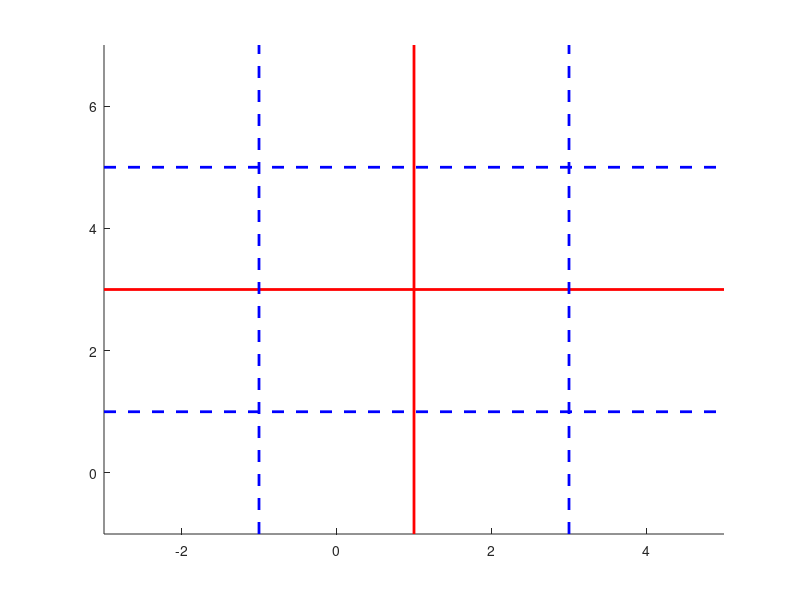

The MATLAB source for this figure: (Note: this script raises an error after producing the figure.)
clear all
close all

R = 2;

xw = 1;
yw = 3;

figure
hold on

xlim([xw-2*R,xw+2*R])
ylim([yw-2*R,yw+2*R])

plot([xw xw],ylim(gca),'Color','r','LineWidth',2)
plot(xlim(gca),[yw,yw],'Color','r','LineWidth',2)

plot([xw-R xw-R],ylim(gca),'Color','b','LineWidth',2,'LineStyle','--')
plot([xw+R xw+R],ylim(gca),'Color','b','LineWidth',2,'LineStyle','--')
plot(xlim(gca),[yw-R,yw-R],'Color','b','LineWidth',2,'LineStyle','--')
plot(xlim(gca),[yw+R,yw+R],'Color','b','LineWidth',2,'LineStyle','--')

[x0,y0] = ginput(1);

% x0 = xw - 0.32*R;
% y0 = yw - 0.5*R;

originInDisc = ( (x0-xw)^2 + (y0-yw)^2 <= R^2);

if(originInDisc)

    xi = x0 + sqrt(R^2 - (y0-yw)^2);
    yi = y0 + sqrt(R^2 - (x0-xw)^2);

    xp = 1/2*(xi+xw);
    yp = 1/2*(yi+yw);

    d0p = sqrt( (x0- xp)^2 + (y0 - yp)^2 );

    NT = [10;10];

    YT = [xw yw; xw yi; xi yw];

    geomT.Y = YT;

    t = Triangle(geomT,NT);


    t.PlotGrid;

    h = d0p;

    geomS.N = [20;20];
    geomS.R = R;
    geomS.h = h;

    theta = -atan((yi-yw)/(xi-xw));

    s = Segment(geomS);

    y1_kv = s.Pts.y1_kv;
    y2_kv = s.Pts.y2_kv - h;

    y1_kvs = cos(theta)*y1_kv - sin(theta)*y2_kv + xp;
    y2_kvs = sin(theta)*y1_kv + cos(theta)*y2_kv + yp;

    s.Pts.y1_kv = y1_kvs;
    s.Pts.y2_kv = y2_kvs;

    s.PlotGrid;

else

    xip = x0 + sqrt(R^2 - (y0-yw)^2);
    yip = y0 + sqrt(R^2 - (x0-xw)^2);

    xim = x0 - sqrt(R^2 - (y0-yw)^2);
    yim = y0 - sqrt(R^2 - (x0-xw)^2);

    NT = [10;10];

    geomT1.Y = [xw yim; xw yip; x0 y0];

    t1 = Triangle(geomT1,NT);
    t1.PlotGrid;

    geomT2.Y = [xim yw; x0 y0; xip yw];

    t2 = Triangle(geomT2,NT);
    t2.PlotGrid;


    theta1 = pi + atan((y0-yw)/(x0-xim));
    theta2 = 3*pi/2 - atan((x0-xw)/(y0-yim));

    geomW1.N = [20;20];
    geomW1.R = R;
    geomW1.th1 = theta1;
    geomW1.th2 = theta2;

    w1 = Wedge(geomW1);

    w1.Pts  = Pol2CartPts(w1.Pts);
    w1.polar = 'cart';

    w1.Pts.y1_kv = w1.Pts.y1_kv + x0;
    w1.Pts.y2_kv = w1.Pts.y2_kv + y0;
    w1.PlotGrid;

    theta1 = -pi/2 + atan((xip-x0)/(y0-yw));
    theta2 = pi - atan((yip-y0)/(x0-xw));


    geomW2.N = [20;20];
    geomW2.R = R;
    geomW2.th1 = theta2;
    geomW2.th2 = theta1;

    w2 = Wedge(geomW2);

    w2.Pts  = Pol2CartPts(w2.Pts);
    w2.polar = 'cart';

    w2.Pts.y1_kv = w2.Pts.y1_kv + x0;
    w2.Pts.y2_kv = w2.Pts.y2_kv + y0;
    w2.PlotGrid;

end

geomD.N = [20;20];
geomD.Origin = [x0;y0];
geomD.R = R;

D = Disc(geomD);
D.Pts = Pol2CartPts(D.Pts);
D.polar = 'cart';
D.Pts.y1_kv = D.Pts.y1_kv + x0;
D.Pts.y2_kv = D.Pts.y2_kv + y0;

%D.PlotGrid;
   

